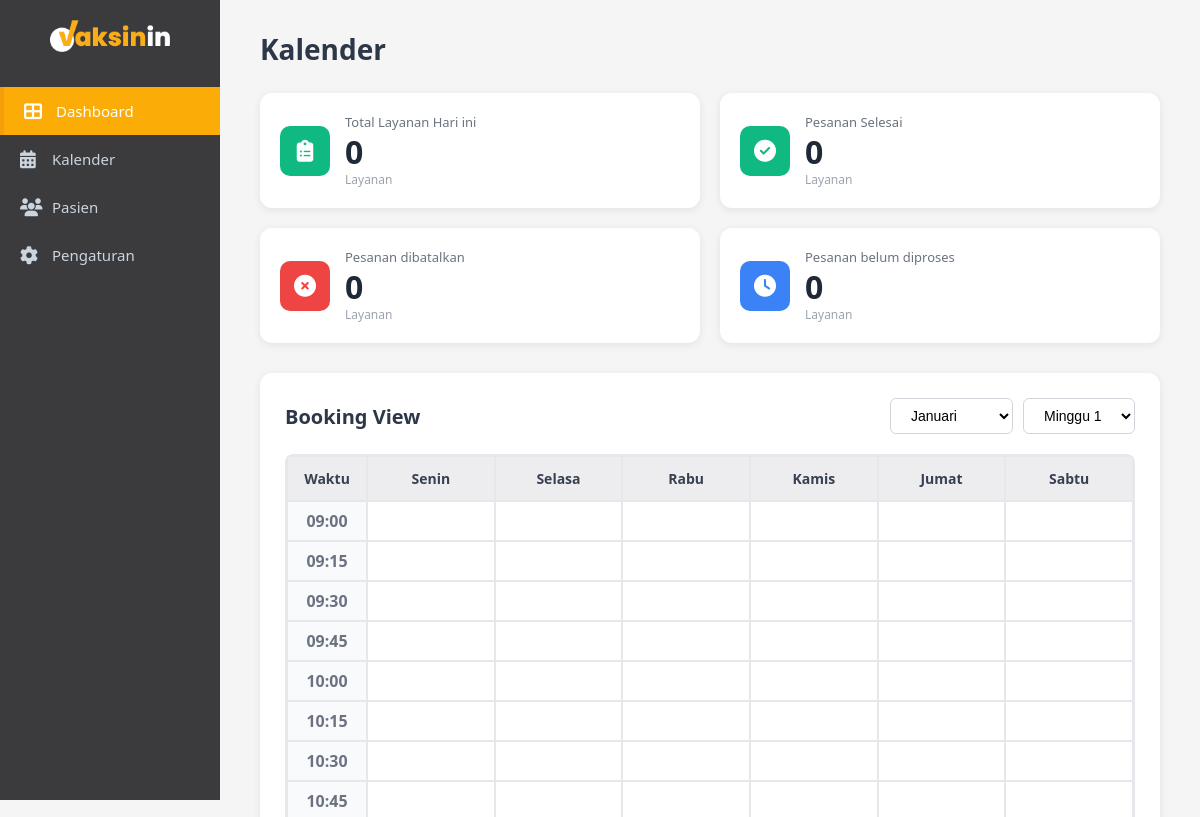
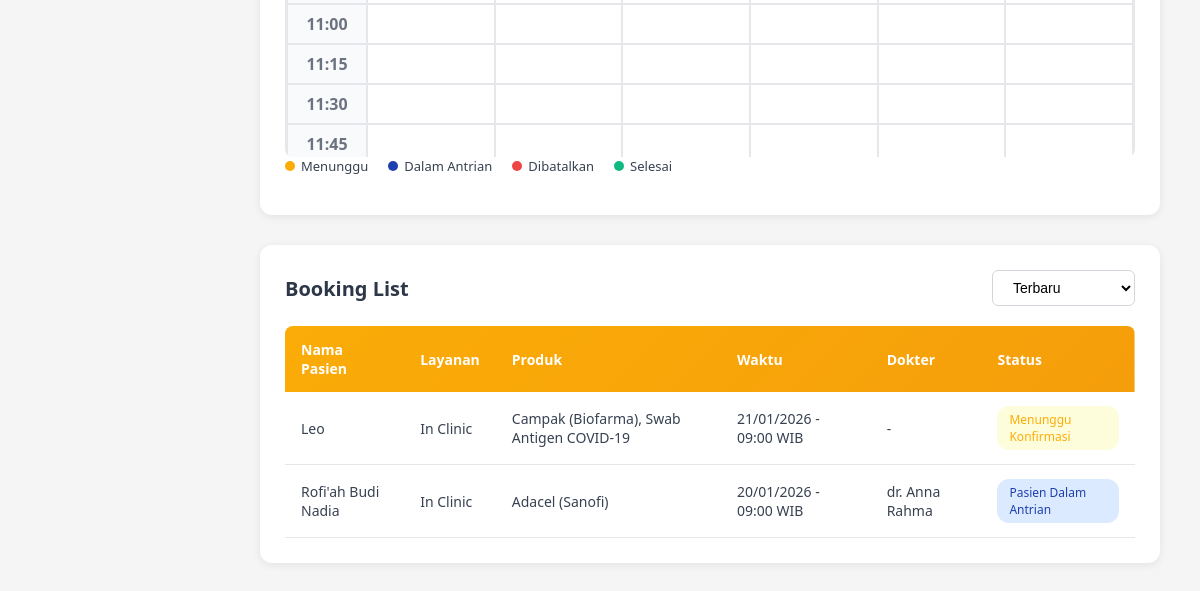
/admin/dashboard.php, run on an earlier commit of the app's database (2 pictures, top to bottom).
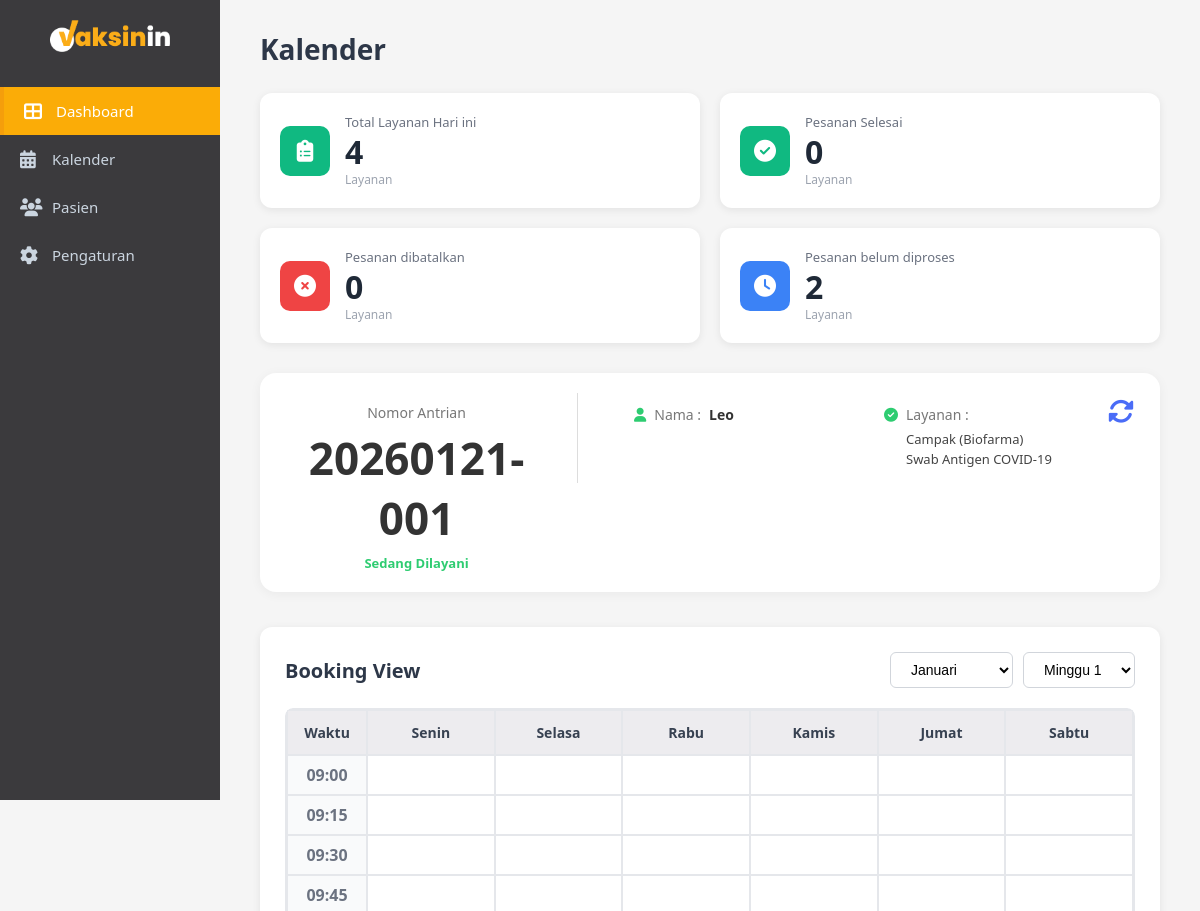
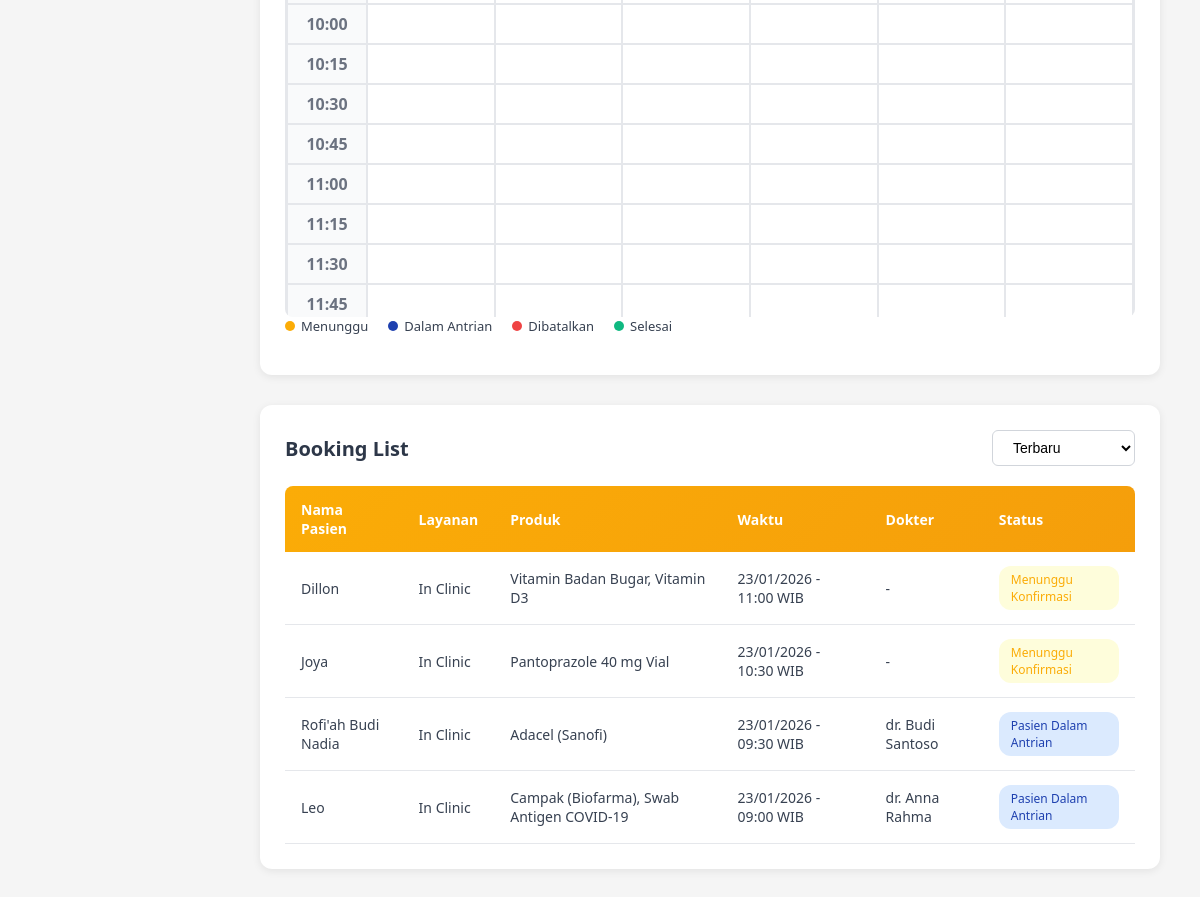
And on a later commit of the database (2 pictures, top to bottom).
### tables this page shows
CREATE TABLE `bookings` (
  `id` int(11) NOT NULL,
  `patient_id` int(11) NOT NULL,
  `service_type` enum('Home Service','In Clinic') NOT NULL,
  `nomor_antrian` varchar(20) NOT NULL,
  `tanggal_booking` date NOT NULL,
  `waktu_booking` time NOT NULL,
  `status` enum('pending','confirmed','completed','cancelled') DEFAULT 'pending',
  `catatan` text DEFAULT NULL,
  `created_at` datetime NOT NULL,
  `updated_at` datetime DEFAULT current_timestamp() ON UPDATE current_timestamp(),
  `doctor_id` int(11) DEFAULT NULL
);

CREATE TABLE `patients` (
  `id` int(11) NOT NULL,
  `no_rekam_medis` varchar(20) NOT NULL,
  `nama_lengkap` varchar(100) NOT NULL,
  `nama_panggilan` varchar(50) DEFAULT NULL,
  `tanggal_lahir` date NOT NULL,
  `usia` int(11) DEFAULT NULL,
  `kategori_usia` enum('Anak','Dewasa') NOT NULL,
  `jenis_kelamin` enum('L','P') NOT NULL,
  `nik` varchar(16) DEFAULT NULL,
  `paspor` varchar(20) DEFAULT NULL,
  `kebangsaan` varchar(50) DEFAULT 'Indonesia',
  `pekerjaan` varchar(100) DEFAULT NULL,
  `nama_wali` varchar(100) DEFAULT NULL,
  `riwayat_alergi` text DEFAULT NULL,
  `riwayat_penyakit` text DEFAULT NULL,
  `riwayat_obat` text DEFAULT NULL,
  `pelayanan` varchar(50) NOT NULL,
  `created_at` timestamp NOT NULL DEFAULT current_timestamp(),
  `updated_at` timestamp NOT NULL DEFAULT current_timestamp() ON UPDATE current_timestamp()
);

### admin/dashboard.php (the view, shortened to what this page needs)
<?php
include "../config.php";
$current_month = isset($_GET['month']) ? intval($_GET['month']) : date('n');
$current_year = isset($_GET['year']) ? intval($_GET['year']) : date('Y');
$current_week = isset($_GET['week']) ? intval($_GET['week']) : 1;
$nama_bulan = [
    1 => 'Januari', 2 => 'Februari', 3 => 'Maret', 4 => 'April',
    5 => 'Mei', 6 => 'Juni', 7 => 'Juli', 8 => 'Agustus',
    9 => 'September', 10 => 'Oktober', 11 => 'November', 12 => 'Desember'
];
$today = date('Y-m-d');
$sql_today = "SELECT COUNT(*) as total FROM bookings WHERE DATE(tanggal_booking) = ?";
$stmt = $conn->prepare($sql_today);
$stmt->bind_param('s', $today);
$stmt->execute();
$total_today = $stmt->get_result()->fetch_assoc()['total'];
$sql_done = "SELECT COUNT(*) as total
             FROM bookings
             WHERE status = 'completed'
             AND DATE(tanggal_booking) = ?";
$stmt = $conn->prepare($sql_done);
$stmt->bind_param('s', $today);
$stmt->execute();
$total_done = $stmt->get_result()->fetch_assoc()['total'];
$sql_cancelled = "SELECT COUNT(*) as total
                  FROM bookings
                  WHERE status = 'cancelled'
                  AND DATE(tanggal_booking) = ?";
$stmt = $conn->prepare($sql_cancelled);
$stmt->bind_param('s', $today);
$stmt->execute();
$total_cancelled = $stmt->get_result()->fetch_assoc()['total'];
$sql_pending = "SELECT COUNT(*) as total
                FROM bookings
                WHERE status = 'pending'
                AND DATE(tanggal_booking) = ?";
$stmt = $conn->prepare($sql_pending);
$stmt->bind_param('s', $today);
$stmt->execute();
$total_pending = $stmt->get_result()->fetch_assoc()['total'];
$sql_now_serving = "
    SELECT
        b.id,
        b.nomor_antrian,
        p.nama_lengkap,
        GROUP_CONCAT(bs.nama_layanan SEPARATOR '<br>') AS layanan,
        b.status
    FROM bookings b
    JOIN patients p ON b.patient_id = p.id
    LEFT JOIN booking_services bs ON bs.booking_id = b.id
    WHERE DATE(b.tanggal_booking) = ?
      AND b.status IN ('confirmed', 'pending')
    GROUP BY b.id
    ORDER BY
        FIELD(b.status, 'confirmed', 'pending'),
        b.waktu_booking ASC
    LIMIT 1
";
$stmt = $conn->prepare($sql_now_serving);
$stmt->bind_param('s', $today);
$stmt->execute();
$now_serving = $stmt->get_result()->fetch_assoc();
$filter = isset($_GET['filter']) ? $_GET['filter'] : 'latest';
$sql_all = "
    SELECT
        b.*,
        p.nama_lengkap,
        s.nama_lengkap AS dokter_nama,
        s.gelar AS dokter_gelar
    FROM bookings b
    JOIN patients p ON b.patient_id = p.id
    LEFT JOIN staff s ON b.doctor_id = s.id
    ORDER BY
        b.tanggal_booking DESC,
        b.waktu_booking DESC
    LIMIT 50
";
$all_bookings = $conn->query($sql_all);
$total_days = cal_days_in_month(CAL_GREGORIAN, $current_month, $current_year);
$total_weeks = ceil($total_days / 7);
?>
<!DOCTYPE html>
<html lang="id">
<head>
    <link rel="stylesheet" href="css/admin.css">
    <link rel="stylesheet" href="https://cdnjs.cloudflare.com/ajax/libs/font-awesome/6.4.0/css/all.min.css">
</head>
<body>
    <div class="sidebar">
        <div class="logo">
            <img src="vaksinin-logo.png" alt="Vaksinin">
        </div>
        <nav class="nav-menu">
            <a href="dashboard.php" class="nav-item active">
                <i class="fas fa-th-large"></i>
                <span>Dashboard</span>
            </a>
            <a href="#" class="nav-item">
                <i class="fas fa-calendar-alt"></i>
                <span>Kalender</span>
            </a>
            <a href="#" class="nav-item">
                <i class="fas fa-users"></i>
                <span>Pasien</span>
            </a>
            <a href="#" class="nav-item">
                <i class="fas fa-cog"></i>
                <span>Pengaturan</span>
            </a>
        </nav>
    </div>
    <div class="main-content">
        <header class="page-header">
            <h1>Kalender</h1>
        </header>
        <div class="dashboard-cards">
            <div class="card">
                <div class="card-icon green">
                    <i class="fas fa-clipboard-list"></i>
                </div>
                <div class="card-content">
                    <div class="card-label">Total Layanan Hari ini</div>
                    <div class="card-value"><?php echo $total_today; ?></div>
                    <div class="card-subtitle">Layanan</div>
                </div>
            </div>
            <div class="card">
                <div class="card-icon green">
                    <i class="fas fa-check-circle"></i>
                </div>
                <div class="card-content">
                    <div class="card-label">Pesanan Selesai</div>
                    <div class="card-value"><?php echo $total_done; ?></div>
                    <div class="card-subtitle">Layanan</div>
                </div>
            </div>
            <div class="card">
                <div class="card-icon red">
                    <i class="fas fa-times-circle"></i>
                </div>
                <div class="card-content">
                    <div class="card-label">Pesanan dibatalkan</div>
                    <div class="card-value"><?php echo $total_cancelled; ?></div>
                    <div class="card-subtitle">Layanan</div>
                </div>
            </div>
            <div class="card">
                <div class="card-icon blue">
                    <i class="fas fa-clock"></i>
                </div>
                <div class="card-content">
                    <div class="card-label">Pesanan belum diproses</div>
                    <div class="card-value"><?php echo $total_pending; ?></div>
                    <div class="card-subtitle">Layanan</div>
                </div>
            </div>
        </div>
        <?php if ($now_serving): ?>
        <div class="now-serving-card">
            <div class="now-number">
                <div class="label">Nomor Antrian</div>
                <div class="number">
                    <?= htmlspecialchars($now_serving['nomor_antrian'] ?? '-') ?>
                </div>
                <div class="now-status">Sedang Dilayani</div>
            </div>
            <div class="now-info">
                <div class="info-row">
                    <i class="fas fa-user"></i>
                    <span class="info-label">Nama :</span>
                    <span class="info-value"><?= htmlspecialchars($now_serving['nama_lengkap']) ?></span>
                </div>
            </div>
            <div class="now-info">
                <div class="info-row">
                    <i class="fas fa-check-circle"></i>
                    <span class="info-label">Layanan :</span>
                </div>
                <div class="service-list">
                    <?= $now_serving['layanan'] ?>
                </div>
            </div>
            <div class="now-icon" onclick="location.reload()" title="Perbarui Tampilan">
                <i class="fas fa-sync-alt"></i>
            </div>
        </div>
        <?php endif; ?>
        <div class="booking-view">
            <div class="section-header">
                <h2>Booking View</h2>
                <div class="filters">
                    <select id="monthSelect" onchange="changeMonth()">
                        <?php for ($m = 1; $m <= 12; $m++): ?>
                            <option value="<?php echo $m; ?>" <?php echo ($m == $current_month) ? 'selected' : ''; ?>>
                                <?php echo $nama_bulan[$m]; ?>
                            </option>
                        <?php endfor; ?>
                    </select>
                    <select id="weekSelect" onchange="changeWeek()">
                        <?php for ($w = 1; $w <= $total_weeks; $w++): ?>
                            <option value="<?php echo $w; ?>" <?php echo ($w == $current_week) ? 'selected' : ''; ?>>
                                Minggu <?php echo $w; ?>
                            </option>
                        <?php endfor; ?>
                    </select>
                </div>
            </div>
             <div class="calendar-wrapper">
                <div class="calendar-grid">
                    <table class="booking-table">
                        <thead>
                            <tr>
                                <th>Waktu</th>
                                <th>Senin</th>
                                <th>Selasa</th>
                                <th>Rabu</th>
                                <th>Kamis</th>
                                <th>Jumat</th>
                                <th>Sabtu</th>
                            </tr>
                        </thead>
                        <tbody>
                            <?php
                                $start_time = strtotime('09:00');
                                $end_time   = strtotime('17:00');
                                for ($time = $start_time; $time <= $end_time; $time += 15 * 60):
                                    $time_slot = date('H:i', $time);
                                ?>
                                    <tr>
                                        <td class="time-cell" data-time="<?php echo $time_slot; ?>">
                                            <?php echo $time_slot; ?>
                                        </td>
                                        <?php for ($day = 1; $day <= 6; $day++): ?>
                                            <td class="booking-cell"
                                                data-time="<?php echo $time_slot; ?>"
                                                data-day="<?php echo $day; ?>">
                                            </td>
                                        <?php endfor; ?>
                                    </tr>
                                <?php endfor; ?>
                        </tbody>
                    </table>
                </div>
            </div>
            <div class="booking-legend">
                <div class="legend-item">
                    <span class="legend-dot pending"></span>
                    <span>Menunggu</span>
                </div>
                <div class="legend-item">
                    <span class="legend-dot confirmed"></span>
                    <span>Dalam Antrian</span>
                </div>
                <div class="legend-item">
                    <span class="legend-dot cancelled"></span>
                    <span>Dibatalkan</span>
                </div>
                <div class="legend-item">
                    <span class="legend-dot completed"></span>
                    <span>Selesai</span>
                </div>
            </div>
        </div>
        <div class="booking-list">
            <div class="section-header">
                <h2>Booking List</h2>
                <select class="filter-select" id="bookingFilter" onchange="filterBookingList()">
                    <option value="latest" <?= ($filter=='latest')?'selected':'' ?>>Terbaru</option>
                </select>
            </div>
            <table class="list-table">
                <thead>
                    <tr>
                        <th>Nama Pasien</th>
                        <th>Layanan</th>
                        <th>Produk</th>
                        <th>Waktu</th>
                        <th>Dokter</th>
                        <th>Status</th>
                    </tr>
                </thead>
                <tbody>
                    <?php while ($booking = $all_bookings->fetch_assoc()): ?>
                        <?php
                        $booking_id = $booking['id'];
                        $sql_staff = "
                            SELECT s.gelar, s.nama_lengkap
                            FROM booking_staff bs
                            JOIN staff s ON bs.staff_id = s.id
                            WHERE bs.booking_id = ?
                        ";
                        $stmt_staff = $conn->prepare($sql_staff);
                        $stmt_staff->bind_param("i", $booking_id);
                        $stmt_staff->execute();
                        $result_staff = $stmt_staff->get_result();
                        $dokters = [];
                        while ($row = $result_staff->fetch_assoc()) {
                            $dokters[] = htmlspecialchars($row['gelar'].' '.$row['nama_lengkap']);
                        }
                        ?>
                        <?php
                        $sql_services = "SELECT nama_layanan FROM booking_services WHERE booking_id = ?";
                        $stmt_s = $conn->prepare($sql_services);
                        $stmt_s->bind_param('i', $booking['id']);
                        $stmt_s->execute();
                        $services = $stmt_s->get_result();
                        $service_names = [];
                        while ($s = $services->fetch_assoc()) {
                            $service_names[] = $s['nama_layanan'];
                        }
                        ?>
                        <tr>
                        <td><?= htmlspecialchars($booking['nama_lengkap']) ?></td>
                        <td><?= htmlspecialchars($booking['service_type']) ?></td>
                        <td><?= implode(', ', $service_names) ?></td>
                        <td>
                            <?= date('d/m/Y', strtotime($booking['tanggal_booking'])) ?>
                            - <?= substr($booking['waktu_booking'], 0, 5) ?> WIB
                        </td>
                        <td>
                            <?php if (!empty($dokters)): ?>
                                <?php foreach ($dokters as $dokter): ?>
                                    <div><?= $dokter ?></div>
                                <?php endforeach; ?>
                            <?php else: ?>
                                -
                            <?php endif; ?>
                        </td>
                        <td>
                            <span class="status-badge <?= $booking['status'] ?>">
                                <?php
                                    if ($booking['status'] == 'pending') {
                                        echo 'Menunggu Konfirmasi';
                                    } elseif ($booking['status'] == 'confirmed') {
                                        echo 'Pasien Dalam Antrian';
                                    } elseif ($booking['status'] == 'completed') {
                                        echo 'Pesanan Selesai';
                                    } elseif ($booking['status'] == 'cancelled') {
                                        echo 'Pesanan Dibatalkan';
                                    }
                                ?>
                            </span>
                        </td>
                    </tr>
                    <?php endwhile; ?>
                </tbody>
            </table>
        </div>
    </div>
</body>
</html>

What changed in the data, as far as the page shows it:
changed bookings "Leo": nomor_antrian (not shown) → "20260121-001"; patient.nama_lengkap (not shown) → "Leo"; tanggal_booking "21/01/2026" → "23/01/2026"; status "Menunggu Konfirmasi" → "Pasien Dalam Antrian"; no longer shows "-"
added bookings: patient.nama_lengkap "Dillon", service_type "In Clinic", service_names "Vitamin Badan Bugar, Vitamin D3", tanggal_booking "23/01/2026", waktu_booking "11:00", status "Menunggu Konfirmasi"
added bookings: patient.nama_lengkap "Joya", service_type "In Clinic", service_names "Pantoprazole 40 mg Vial", tanggal_booking "23/01/2026", waktu_booking "10:30", status "Menunggu Konfirmasi"
changed bookings "Rofi'ah Budi Nadia": tanggal_booking "20/01/2026" → "23/01/2026"; waktu_booking "09:00" → "09:30"; moves up the list
Also different on the page:
$total_today: "0" → "4"
$total_pending: "0" → "2"
$now_serving['layanan']: (not shown) → "Campak (Biofarma) Swab Antigen COVID-19"
text now shown: "Nomor Antrian Sedang Dilayani Nama : Layanan :"
new list line: "dr. Budi Santoso"
new list line: "dr. Anna Rahma"
list line gone: "dr. Anna Rahma"
